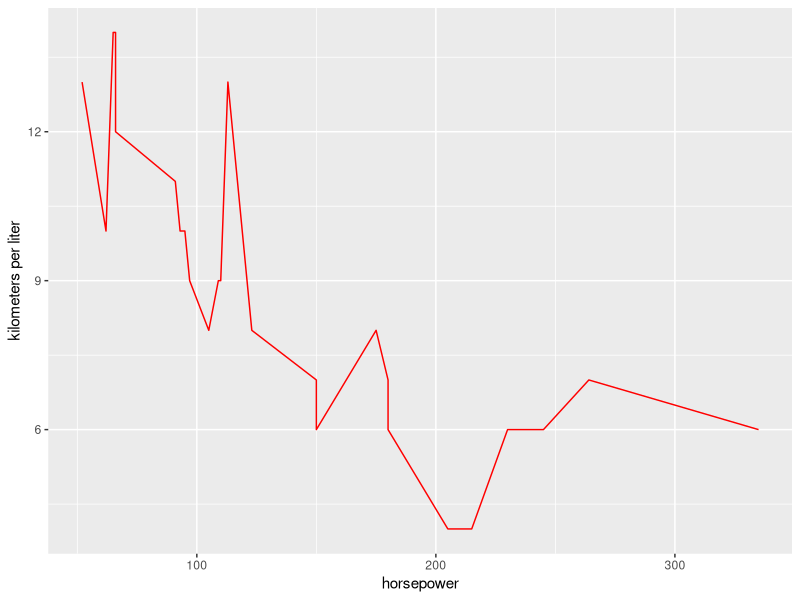
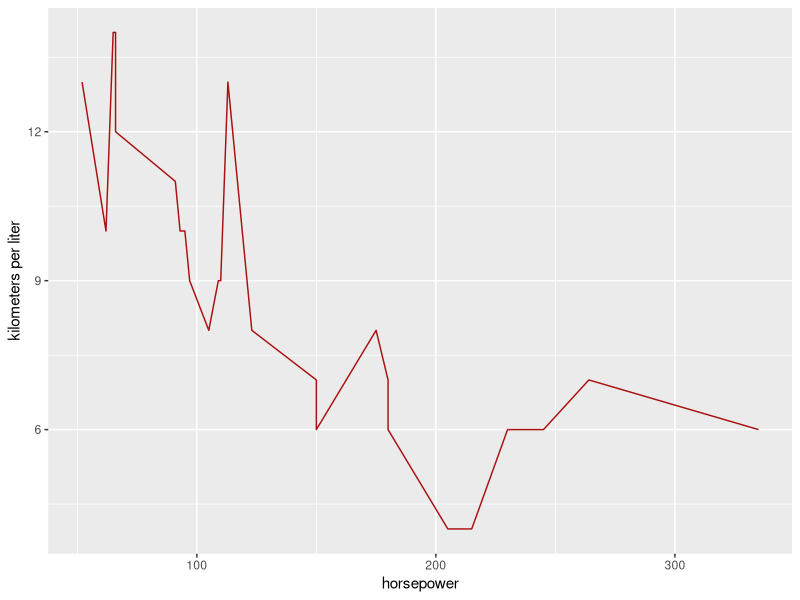
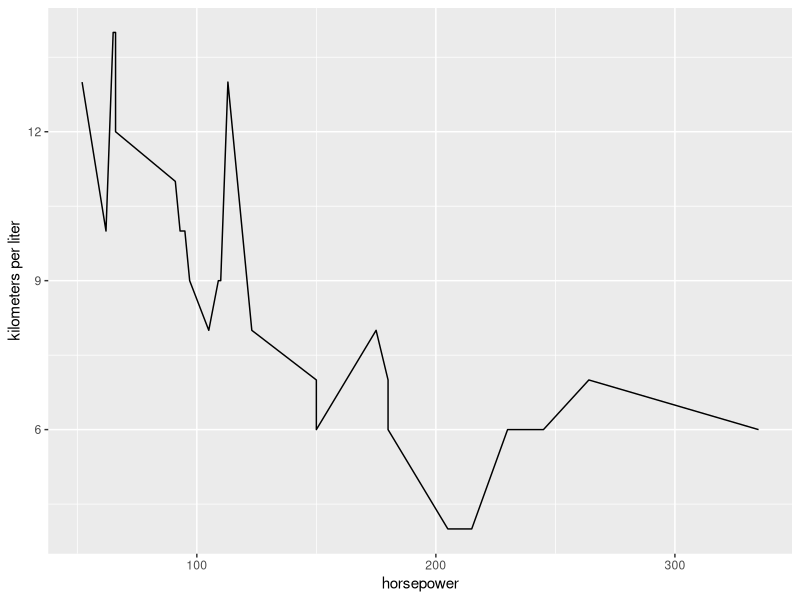
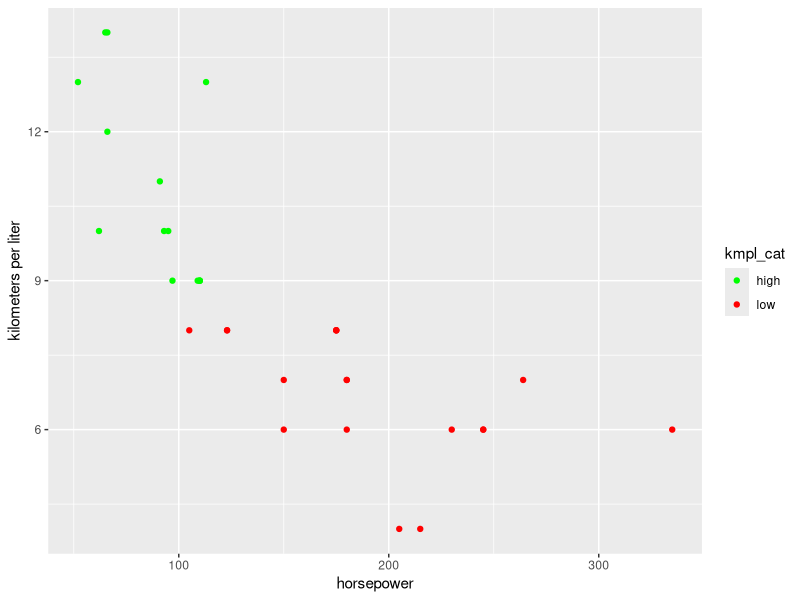
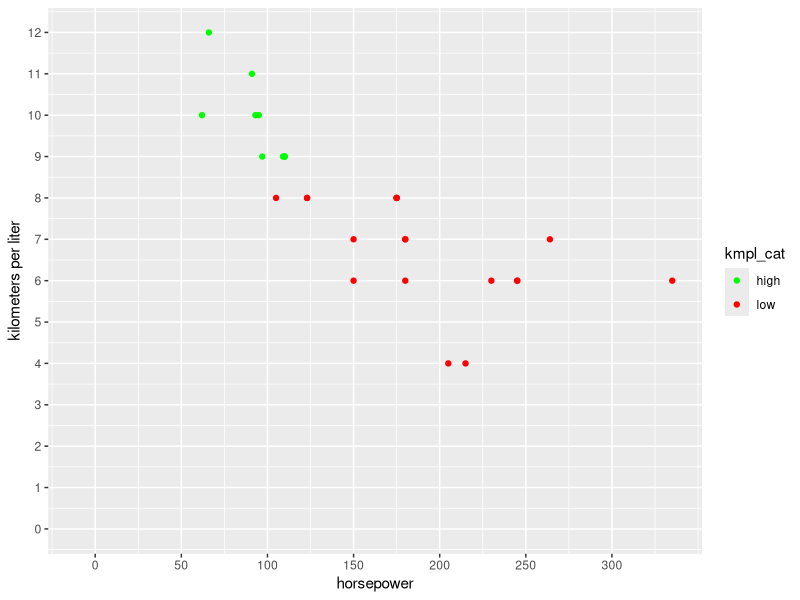

Reproduce these figures in R, in order.
library(tidyverse)

data("mtcars")

mtcars <- mtcars %>%
  mutate(kmpl= round((mpg*1.60934)/3.78541)) %>%
  mutate(kmpl_cat=if_else(kmpl<8.5,"low","high"))

ggplot(mtcars) + geom_line(mapping = aes(x =hp,y=kmpl),color="red") + xlab("horsepower") + ylab("kilometers per liter")

ggplot(mtcars) + geom_line(mapping = aes(x =hp,y=kmpl),color="#AA1111") + xlab("horsepower") + ylab("kilometers per liter")

ggplot(mtcars) + geom_line(mapping = aes(x =hp,y=kmpl),color=rgb(0,0,0,1)) + xlab("horsepower") + ylab("kilometers per liter")

ggplot(mtcars) + geom_point(mapping = aes(x =hp,y=kmpl,color=kmpl_cat)) + xlab("horsepower") + ylab("kilometers per liter") + scale_color_manual(values=c("low"="red","high"="green"))

ggplot(mtcars) + geom_point(mapping = aes(x =hp,y=kmpl,color=kmpl_cat)) + scale_color_manual(values=c("low"="red","high"="green")) + scale_y_continuous(limits =  c(0,12),breaks=seq(0,12,1)) + scale_x_continuous(limits =c(-10,335),breaks=seq(0,335,50)) + xlab("horsepower") + ylab("kilometers per liter")

var <- ggplot(mtcars) + geom_line(mapping = aes(x =hp,y=kmpl),color="red") + xlab("horsepower") + ylab("kilometers per liter")

